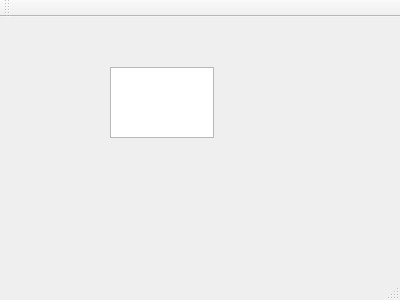
<?xml version="1.0" encoding="UTF-8"?>
<ui version="4.0">
 <class>MainWindow</class>
 <widget class="QMainWindow" name="MainWindow">
  <property name="geometry">
   <rect>
    <x>0</x>
    <y>0</y>
    <width>400</width>
    <height>300</height>
   </rect>
  </property>
  <property name="windowTitle">
   <string>MainWindow</string>
  </property>
  <widget class="QWidget" name="centralWidget">
   <widget class="QTextEdit" name="textEdit">
    <property name="geometry">
     <rect>
      <x>110</x>
      <y>50</y>
      <width>104</width>
      <height>71</height>
     </rect>
    </property>
   </widget>
  </widget>
  <widget class="QMenuBar" name="menuBar">
   <property name="geometry">
    <rect>
     <x>0</x>
     <y>0</y>
     <width>400</width>
     <height>23</height>
    </rect>
   </property>
  </widget>
  <widget class="QToolBar" name="mainToolBar">
   <attribute name="toolBarArea">
    <enum>TopToolBarArea</enum>
   </attribute>
   <attribute name="toolBarBreak">
    <bool>false</bool>
   </attribute>
  </widget>
  <widget class="QStatusBar" name="statusBar"/>
 </widget>
 <layoutdefault spacing="6" margin="11"/>
 <resources/>
 <connections/>
</ui>
